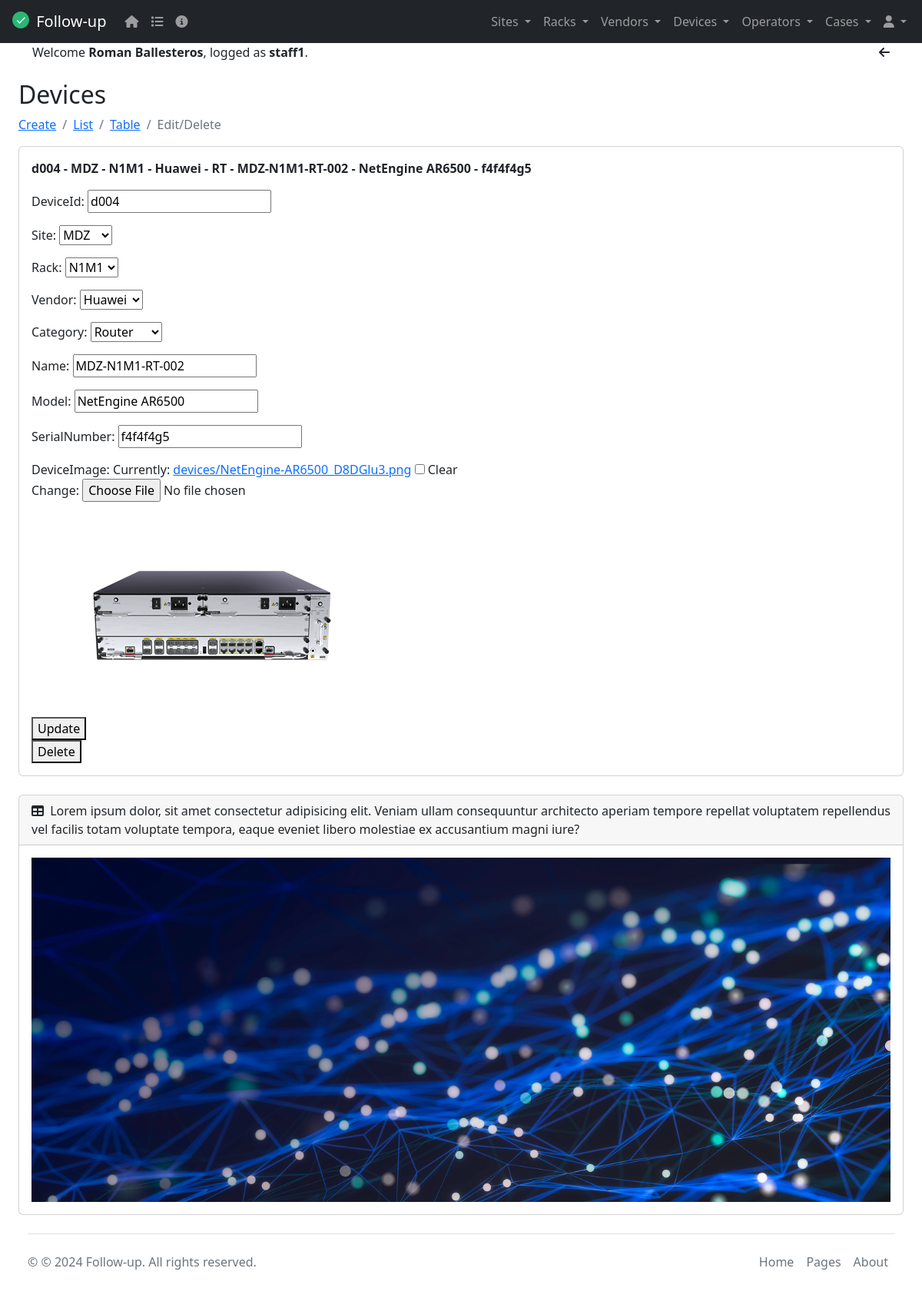
Screenshot of /devices/4 (signed in) with the database file from the repository.
### tasks/models.py (models this page shows, shortened)
class Device(models.Model):
  CATEGORIES = (
    ('RT', "Router"),
    ('SW2', "Switch L2"),
    ('SW3', "Switch L3"),
    ('FW', "Firewall"),
    ('SR', "Server"),
    ('ST', "Storage")
  )
  deviceId = models.CharField(max_length=6)
  name = models.CharField(max_length=20)
  category = models.CharField(choices=CATEGORIES, max_length=3, null=True)
  model = models.CharField(max_length=20)
  serialNumber = models.CharField(max_length=30)
  site = models.ForeignKey(Site, on_delete=models.CASCADE, null=True)
  rack = ChainedForeignKey(
    Rack,
    on_delete=models.CASCADE,
    null=True,
    related_name='devices',
    chained_field="site",
    chained_model_field="site",
    show_all=False,
    auto_choose=True,
    sort=True)
  vendor = models.ForeignKey(Vendor, on_delete=models.CASCADE, null=True)
  deviceImage = models.ImageField(upload_to='devices', blank=True, null=True, default="/media/static/default.png")
  class Meta():
    verbose_name = 'Device'
    verbose_name_plural = 'Devices'
    ordering = ('deviceId', 'name')
    unique_together = ('deviceId', 'name')

class Site(models.Model):
  siteId = models.CharField(max_length=6)
  name = models.CharField(max_length=20)
  address = models.CharField(max_length=30)
  city = models.CharField(max_length=20)
  country = models.CharField(max_length=20)
  switchowner = models.CharField(max_length=30)
  contact = models.IntegerField(default=0)
  siteImage = models.ImageField(upload_to='sites', blank=True, null=True, default="/media/static/default.png") # default=""
  def __str__(self):
    return self.name
  class Meta():
    verbose_name = 'Site'
    verbose_name_plural = 'Sites'
    ordering = ('siteId', 'name')
    unique_together = ('siteId', 'name')

class Rack(models.Model):
  rackId = models.CharField(max_length=6)
  name = models.CharField(max_length=20)
  site = models.ForeignKey(Site, on_delete=models.CASCADE, null=True)
  rackImage = models.ImageField(upload_to='racks', blank=True, null=True, default="/media/static/default.png") # default=""
  def __str__(self):
    return f"{self.name}"
  class Meta():
    verbose_name = 'Rack'
    verbose_name_plural = 'Racks'
    ordering = ('rackId', 'name')
    unique_together = ('rackId', 'name')

class Vendor(models.Model):
  vendorId = models.CharField(max_length=6)
  name = models.CharField(max_length=20)
  email = models.EmailField()
  contact = models.IntegerField()
  link = models.URLField(max_length=200, blank=True)
  vendorImage = models.ImageField(upload_to='vendors', blank=True, null=True, default="/media/static/default.png")
  def __str__(self):
    return self.name
  class Meta():
    verbose_name = 'Vendor'
    verbose_name_plural = 'Vendors'
    ordering = ('vendorId', 'name')
    unique_together = ('vendorId', 'name')

### tasks/views.py (the view, shortened to what this page needs)
# urls.py: path('devices/<int:device_id>', views.device_detail, name='device_detail'),
@staff_member_required(login_url='/only_staff')
def device_detail(request, device_id):
    if request.method == 'GET':
        device = get_object_or_404(Device, pk=device_id)
        form = DeviceForm(instance=device)
        return render(request, 'device_detail.html', {'device': device, 'form': form})

### tasks/forms.py
class DeviceForm(ModelForm):
    class Meta:
        model = Device
        fields = ['deviceId', 'site', 'rack', 'vendor', 'category', 'name', 'model', 'serialNumber', 'deviceImage']

### tasks/templates/device_detail.html (shortened to what this page needs)
{% extends 'base.html' %}
{% block content %}
<h2 class="mt-4">Devices</h2>
<nav aria-label="breadcrumb">
  <ol class="breadcrumb">
    {% if user.is_staff %}
    <li class="breadcrumb-item"><a href="/device_create">Create</a></li>
    {% endif %}
    <li class="breadcrumb-item"><a href="/devices">List</a></li>
    <li class="breadcrumb-item"><a href="/device_table">Table</a></li>
    <li class="breadcrumb-item active" aria-current="page">Edit/Delete</li>
  </ol>
</nav>
<div class="card mb-4">
  <div class="card-body">
    <p><strong>{{device.deviceId}} - {{device.site}} - {{device.rack}} - {{device.vendor}} - {{device.category}} - {{device.name}} - {{device.model}} - {{device.serialNumber}}</strong></p>
    <form method="POST" enctype="multipart/form-data">
      {{form.as_p}}
      <section>
        <img
          src="{{ device.deviceImage.url }}"
          alt="{{ device.name }}"
        />
      </section>
      <button>
        Update
      </button>
    </form>
    <form action="{% url 'device_delete' device.id %}" method="POST">
      <button>
        Delete
      </button>
    </form>
  </div>
</div>
{% endblock %}

### tasks/templates/base.html (shortened to what this page needs)
<!DOCTYPE html>
<html lang="en" data-bs-theme="dark">
  <head>
    <link rel="stylesheet" href="https://cdn.jsdelivr.net/npm/bootstrap@5.2.0/dist/css/bootstrap.min.css">
    <link href="https://cdn.datatables.net/v/dt/jq-3.7.0/jszip-3.10.1/dt-2.0.8/af-2.7.0/b-3.0.2/b-colvis-3.0.2/b-html5-3.0.2/b-print-3.0.2/cr-2.0.3/date-1.5.2/fc-5.0.1/fh-4.0.1/kt-2.12.1/r-3.0.2/rg-1.5.0/rr-1.5.0/sc-2.4.3/sb-1.7.1/sp-2.3.1/sl-2.0.3/sr-1.4.1/datatables.min.css" rel="stylesheet">
    <link rel="stylesheet" href="https://cdnjs.cloudflare.com/ajax/libs/font-awesome/6.5.2/css/all.min.css">
  </head>
  <body>
  {% include 'navbar.html' %}
    <div id="layoutSidenav_content">
      <main>
        <div class="container-fluid px-4">
          {% if user.is_authenticated %}
          <div class="container text-center">
            <div class="row">
              <div class="col">
                <div class="text-start">
                  Welcome <strong>{{request.user.first_name}} {{request.user.last_name}}</strong>,
                  logged as <strong>{{request.user.username}}</strong>.
                </div>
              </div>
              <div class="col col-lg-2">
                <div class="text-end">
                  <i class="fa fa-arrow-left" aria-hidden="true" onclick="window.history.back()"></i>
                </div>
              </div>
            </div>
          </div>
          {% endif %}
          {% block content %}
          {% endblock %}
          {% include 'footer.html' %}
        </div>
      </main>
    </div>
  </body>
</html>

### tasks/templates/base.html (style rules this page uses)
html { scroll-padding-top: 220px; }
body { position: relative; overflow-y: auto; }

### rows the page displays
Device: deviceId "d004", site "MDZ", rack "N1M1", vendor "Huawei", category "RT", name "MDZ-N1M1-RT-002", model "NetEngine AR6500", serialNumber "f4f4f4g5", category "Router", deviceImage (picture)
Site: name "MDZ-N1M1-RT-002"

### other values shown
{{ request.user.first_name }} "Roman"
{{ request.user.last_name }} "Ballesteros"
{{ request.user.username }} "staff1"
